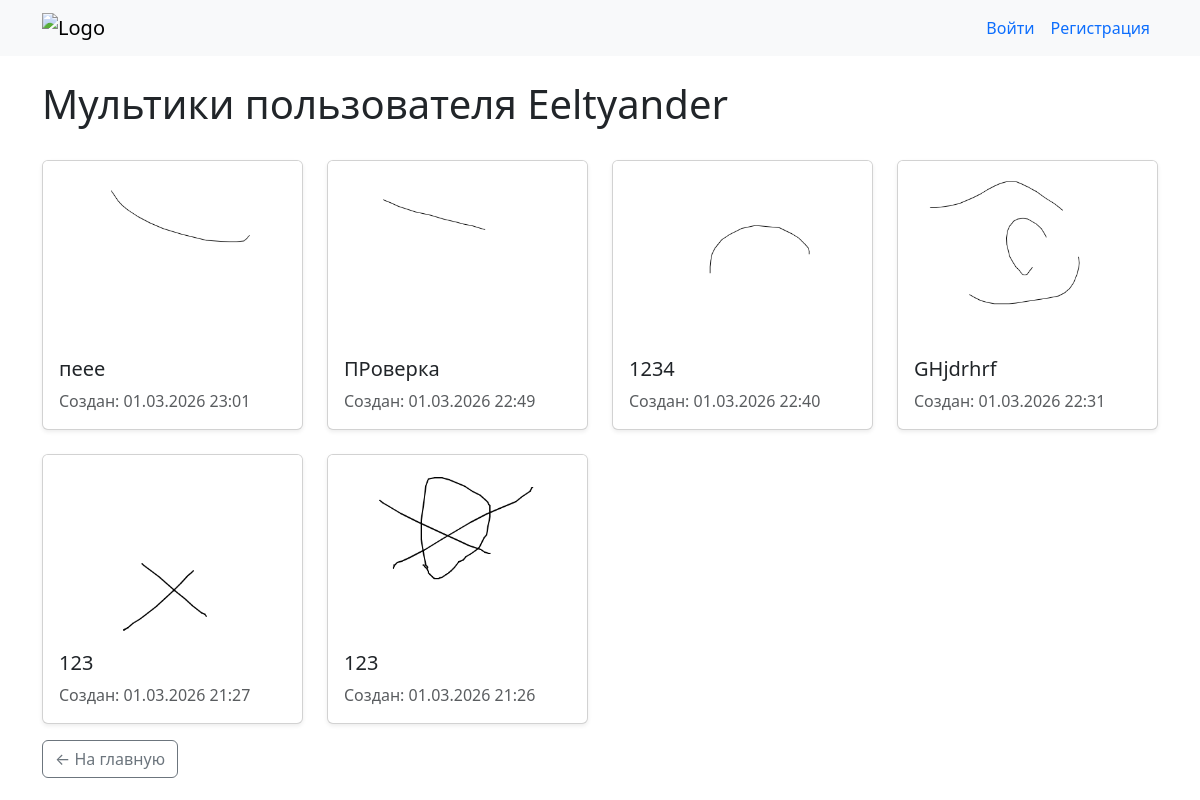
The app's page /user/Eeltyander/ with its own data.
### cartoons/models.py (models this page shows, shortened)
class Cartoon(models.Model):
    title = models.CharField(max_length=200, verbose_name="Название")
    author = models.ForeignKey(User, on_delete=models.CASCADE,
                               related_name='cartoons')
    created_at = models.DateTimeField(auto_now_add=True)
    updated_at = models.DateTimeField(auto_now=True)
    preview = models.ImageField(upload_to='cartoons/gifs/')
    frames_data = models.JSONField(default=dict, blank=True)
    fps = models.PositiveSmallIntegerField(default=12)
    class Meta:
        ordering = ['-created_at']  # сортировка по новизне

### cartoons/views.py (the view)
# urls.py: path('user/<str:username>/', views.user_profile, name='user_profile'),
def user_profile(request, username):
    user = get_object_or_404(User, username=username)
    cartoons = Cartoon.objects.filter(author=user).order_by('-created_at')
    return render(request, 'cartoons/user_profile.html', {
        'profile_user': user,
        'cartoons': cartoons
    })

### cartoons/templates/cartoons/user_profile.html (shortened to what this page needs)
{% extends "base.html" %}
{% load static %}
{% block content %}
<div class="d-flex justify-content-between align-items-center mb-4">
    <h1>Мультики пользователя {{ profile_user.username }}</h1>
</div>
<div class="row row-cols-1 row-cols-sm-2 row-cols-md-3 row-cols-lg-4 g-4">
    {% for cartoon in cartoons %}
    <div class="col">
        <div class="card h-100 shadow-sm">
            <a href="{% url 'detail' cartoon.pk %}" class="text-decoration-none text-dark">
                {% if cartoon.preview %}
                <img src="{{ cartoon.preview.url }}" class="card-img-top" alt="{{ cartoon.title }}" style="height: 180px; object-fit: cover;">
                {% else %}
                <div class="card-img-top bg-light d-flex align-items-center justify-content-center" style="height: 180px;">
                    <span class="text-muted">Нет превью</span>
                </div>
                {% endif %}
                <div class="card-body">
                    <h5 class="card-title">{{ cartoon.title }}</h5>
                    <p class="card-text text-muted">
                        Создан: {{ cartoon.created_at|date:"d.m.Y H:i" }}
                    </p>
                </div>
            </a>
        </div>
    </div>
    {% empty %}
    <div class="col-12">
        <div class="alert alert-info">
            У этого пользователя пока нет мультиков.
        </div>
    </div>
    {% endfor %}
</div>
<div class="mt-3">
    <a href="{% url 'index' %}" class="btn btn-outline-secondary">← На главную</a>
</div>
{% endblock %}

### records on screen
Cartoon: preview (picture), title "пеее", created_at "01.03.2026 23:01"
Cartoon: preview (picture), title "ПРоверка", created_at "01.03.2026 22:49"
Cartoon: preview (picture), title "1234", created_at "01.03.2026 22:40"
Cartoon: preview (picture), title "GHjdrhrf", created_at "01.03.2026 22:31"
Cartoon: preview (picture), title "123", created_at "01.03.2026 21:27"
Cartoon: preview (picture), title "123", created_at "01.03.2026 21:26"

### other values on screen
{{ profile_user.username }} "Eeltyander"
